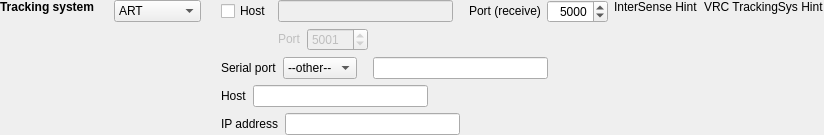
       <widget class="QWidget" name="trackSysWidget" native="true">
        <layout class="QHBoxLayout" name="trackSysWidgetHLayout">
         <property name="spacing">
          <number>20</number>
         </property>
         <property name="leftMargin">
          <number>0</number>
         </property>
         <property name="topMargin">
          <number>0</number>
         </property>
         <property name="rightMargin">
          <number>0</number>
         </property>
         <property name="bottomMargin">
          <number>0</number>
         </property>
         <item alignment="Qt::AlignLeft|Qt::AlignTop">
          <widget class="QLabel" name="trackSysLabel">
           <property name="font">
            <font>
             <weight>75</weight>
             <bold>true</bold>
            </font>
           </property>
           <property name="text">
            <string>Tracking system</string>
           </property>
           <property name="alignment">
            <set>Qt::AlignLeading|Qt::AlignLeft|Qt::AlignTop</set>
           </property>
          </widget>
         </item>
         <item alignment="Qt::AlignLeft|Qt::AlignTop">
          <widget class="QComboBox" name="trackSysComboBox">
           <property name="sizeAdjustPolicy">
            <enum>QComboBox::AdjustToContents</enum>
           </property>
           <item>
            <property name="text">
             <string>ART</string>
            </property>
           </item>
           <item>
            <property name="text">
             <string>Vicon</string>
            </property>
           </item>
           <item>
            <property name="text">
             <string>FOB</string>
            </property>
           </item>
           <item>
            <property name="text">
             <string>Motionstar</string>
            </property>
           </item>
          </widget>
         </item>
         <item alignment="Qt::AlignLeft|Qt::AlignTop">
          <widget class="QWidget" name="trackSysAddsVRCWidget" native="true">
           <layout class="QHBoxLayout" name="trackSysAddsVRCWidgetHLayout">
            <property name="leftMargin">
             <number>0</number>
            </property>
            <property name="topMargin">
             <number>0</number>
            </property>
            <property name="rightMargin">
             <number>0</number>
            </property>
            <property name="bottomMargin">
             <number>0</number>
            </property>
            <item alignment="Qt::AlignLeft|Qt::AlignTop">
             <widget class="QWidget" name="trackSysAddsWidget" native="true">
              <layout class="QVBoxLayout" name="trackSysAddsWidgetVLayout">
               <property name="leftMargin">
                <number>0</number>
               </property>
               <property name="topMargin">
                <number>0</number>
               </property>
               <property name="rightMargin">
                <number>0</number>
               </property>
               <property name="bottomMargin">
                <number>0</number>
               </property>
               <item alignment="Qt::AlignLeft|Qt::AlignTop">
                <widget class="QWidget" name="artHostPortWidget" native="true">
                 <layout class="QHBoxLayout" name="artHostPortWidgetHLayout">
                  <property name="leftMargin">
                   <number>0</number>
                  </property>
                  <property name="topMargin">
                   <number>0</number>
                  </property>
                  <property name="rightMargin">
                   <number>0</number>
                  </property>
                  <property name="bottomMargin">
                   <number>0</number>
                  </property>
                  <item alignment="Qt::AlignLeft|Qt::AlignTop">
                   <widget class="QWidget" name="artHostIPWidget" native="true">
                    <layout class="QGridLayout" name="artHostIPWidgetGLayout">
                     <property name="leftMargin">
                      <number>0</number>
                     </property>
                     <property name="topMargin">
                      <number>0</number>
                     </property>
                     <property name="rightMargin">
                      <number>0</number>
                     </property>
                     <property name="bottomMargin">
                      <number>0</number>
                     </property>
                     <item row="0" column="2">
                      <spacer name="artHostIPHSpacer">
                       <property name="orientation">
                        <enum>Qt::Horizontal</enum>
                       </property>
                       <property name="sizeType">
                        <enum>QSizePolicy::Fixed</enum>
                       </property>
                       <property name="sizeHint" stdset="0">
                        <size>
                         <width>10</width>
                         <height>20</height>
                        </size>
                       </property>
                      </spacer>
                     </item>
                     <item row="2" column="1" alignment="Qt::AlignLeft|Qt::AlignTop">
                      <widget class="QWidget" name="artHostIPPortWidget" native="true">
                       <layout class="QHBoxLayout" name="artHostIPPortWidgetHLayout">
                        <property name="leftMargin">
                         <number>0</number>
                        </property>
                        <property name="topMargin">
                         <number>0</number>
                        </property>
                        <property name="rightMargin">
                         <number>0</number>
                        </property>
                        <property name="bottomMargin">
                         <number>0</number>
                        </property>
                        <item alignment="Qt::AlignLeft|Qt::AlignVCenter">
                         <widget class="QLabel" name="artHostIPPortLabel">
                          <property name="enabled">
                           <bool>false</bool>
                          </property>
                          <property name="toolTip">
                           <string>Port on which the DTrack host is listening on the incoming start command. Normally Port 5001.</string>
                          </property>
                          <property name="text">
                           <string>Port</string>
                          </property>
                         </widget>
                        </item>
                        <item alignment="Qt::AlignLeft|Qt::AlignTop">
                         <widget class="QSpinBox" name="artHostIPPortSpinBox">
                          <property name="enabled">
                           <bool>false</bool>
                          </property>
                          <property name="toolTip">
                           <string>Port on which the DTrack host is listening on the incoming start command. Normally Port 5001.</string>
                          </property>
                          <property name="minimum">
                           <number>1024</number>
                          </property>
                          <property name="maximum">
                           <number>65536</number>
                          </property>
                          <property name="value">
                           <number>5001</number>
                          </property>
                         </widget>
                        </item>
                       </layout>
                      </widget>
                     </item>
                     <item row="0" column="0" alignment="Qt::AlignLeft|Qt::AlignVCenter">
                      <widget class="QCheckBox" name="artHostIPCheckBox">
                       <property name="toolTip">
                        <string>Host on which DTrack is running. Add the host if you have configured the remote start ability in DTrack. Then tracking starts automatically when you start COVER.</string>
                       </property>
                       <property name="text">
                        <string>Host</string>
                       </property>
                      </widget>
                     </item>
                     <item row="0" column="1" alignment="Qt::AlignLeft|Qt::AlignTop">
                      <widget class="QLineEdit" name="artHostIPLineEdit">
                       <property name="enabled">
                        <bool>false</bool>
                       </property>
                       <property name="sizePolicy">
                        <sizepolicy hsizetype="Fixed" vsizetype="Fixed">
                         <horstretch>0</horstretch>
                         <verstretch>0</verstretch>
                        </sizepolicy>
                       </property>
                       <property name="minimumSize">
                        <size>
                         <width>175</width>
                         <height>0</height>
                        </size>
                       </property>
                       <property name="toolTip">
                        <string>Host on which DTrack is running. Add the host if you have configured the remote start ability in DTrack. Then tracking starts automatically when you start COVER.</string>
                       </property>
                      </widget>
                     </item>
                    </layout>
                   </widget>
                  </item>
                  <item alignment="Qt::AlignLeft|Qt::AlignTop">
                   <widget class="QWidget" name="artRecPortWidget" native="true">
                    <layout class="QHBoxLayout" name="artRecPortWigdetHLayout">
                     <property name="leftMargin">
                      <number>0</number>
                     </property>
                     <property name="topMargin">
                      <number>0</number>
                     </property>
                     <property name="rightMargin">
                      <number>0</number>
                     </property>
                     <property name="bottomMargin">
                      <number>0</number>
                     </property>
                     <item alignment="Qt::AlignLeft|Qt::AlignVCenter">
                      <widget class="QLabel" name="artRecPortLabel">
                       <property name="toolTip">
                        <string>Port on which the COVISE GUI host is receiving the tracking data from the DTrack host. Normally port 5000.</string>
                       </property>
                       <property name="text">
                        <string>Port (receive)</string>
                       </property>
                      </widget>
                     </item>
                     <item alignment="Qt::AlignLeft|Qt::AlignTop">
                      <widget class="QSpinBox" name="artRecPortSpinBox">
                       <property name="toolTip">
                        <string>Port on which the COVISE GUI host is receiving the tracking data from the DTrack host. Normally port 5000.</string>
                       </property>
                       <property name="alignment">
                        <set>Qt::AlignRight|Qt::AlignTrailing|Qt::AlignVCenter</set>
                       </property>
                       <property name="minimum">
                        <number>1024</number>
                       </property>
                       <property name="maximum">
                        <number>65536</number>
                       </property>
                       <property name="value">
                        <number>5000</number>
                       </property>
                      </widget>
                     </item>
                    </layout>
                   </widget>
                  </item>
                 </layout>
                </widget>
               </item>
               <item alignment="Qt::AlignLeft|Qt::AlignTop">
                <widget class="QWidget" name="polFobSPortWidget" native="true">
                 <layout class="QHBoxLayout" name="polFobSPortWidgetHLayout">
                  <property name="leftMargin">
                   <number>0</number>
                  </property>
                  <property name="topMargin">
                   <number>0</number>
                  </property>
                  <property name="rightMargin">
                   <number>0</number>
                  </property>
                  <property name="bottomMargin">
                   <number>0</number>
                  </property>
                  <item alignment="Qt::AlignLeft|Qt::AlignVCenter">
                   <widget class="QLabel" name="polFobSPortLabel">
                    <property name="toolTip">
                     <string>On which serial port the tracking system is connected to the COVISE GUI host.</string>
                    </property>
                    <property name="text">
                     <string>Serial port</string>
                    </property>
                   </widget>
                  </item>
                  <item alignment="Qt::AlignLeft|Qt::AlignTop">
                   <widget class="QComboBox" name="polFobSPortComboBox">
                    <property name="toolTip">
                     <string>On which serial port the tracking system is connected to the COVISE GUI host.</string>
                    </property>
                    <property name="sizeAdjustPolicy">
                     <enum>QComboBox::AdjustToContents</enum>
                    </property>
                    <item>
                     <property name="text">
                      <string>--other--</string>
                     </property>
                    </item>
                    <item>
                     <property name="text">
                      <string>ttyS0</string>
                     </property>
                    </item>
                    <item>
                     <property name="text">
                      <string>ttyUSB0</string>
                     </property>
                    </item>
                    <item>
                     <property name="text">
                      <string>COM1</string>
                     </property>
                    </item>
                   </widget>
                  </item>
                  <item>
                   <spacer name="polFobSPortHSpacer">
                    <property name="orientation">
                     <enum>Qt::Horizontal</enum>
                    </property>
                    <property name="sizeType">
                     <enum>QSizePolicy::Fixed</enum>
                    </property>
                    <property name="sizeHint" stdset="0">
                     <size>
                      <width>10</width>
                      <height>20</height>
                     </size>
                    </property>
                   </spacer>
                  </item>
                  <item alignment="Qt::AlignLeft|Qt::AlignTop">
                   <widget class="QLineEdit" name="polFobSPortLineEdit">
                    <property name="sizePolicy">
                     <sizepolicy hsizetype="Fixed" vsizetype="Fixed">
                      <horstretch>0</horstretch>
                      <verstretch>0</verstretch>
                     </sizepolicy>
                    </property>
                    <property name="minimumSize">
                     <size>
                      <width>175</width>
                      <height>0</height>
                     </size>
                    </property>
                    <property name="toolTip">
                     <string>On which serial port the tracking system is connected to the COVISE GUI host.</string>
                    </property>
                   </widget>
                  </item>
                 </layout>
                </widget>
               </item>
               <item alignment="Qt::AlignLeft|Qt::AlignTop">
                <widget class="QWidget" name="viconHostIPWidget" native="true">
                 <layout class="QHBoxLayout" name="viconHostIPWidgetHLayout">
                  <property name="leftMargin">
                   <number>0</number>
                  </property>
                  <property name="topMargin">
                   <number>0</number>
                  </property>
                  <property name="rightMargin">
                   <number>0</number>
                  </property>
                  <property name="bottomMargin">
                   <number>0</number>
                  </property>
                  <item alignment="Qt::AlignLeft|Qt::AlignVCenter">
                   <widget class="QLabel" name="viconHostIPLabel">
                    <property name="toolTip">
                     <string>Hostname or IP address of the Vicon PC.</string>
                    </property>
                    <property name="text">
                     <string>Host</string>
                    </property>
                   </widget>
                  </item>
                  <item alignment="Qt::AlignLeft|Qt::AlignTop">
                   <widget class="QLineEdit" name="viconHostIPLineEdit">
                    <property name="sizePolicy">
                     <sizepolicy hsizetype="Fixed" vsizetype="Fixed">
                      <horstretch>0</horstretch>
                      <verstretch>0</verstretch>
                     </sizepolicy>
                    </property>
                    <property name="minimumSize">
                     <size>
                      <width>175</width>
                      <height>0</height>
                     </size>
                    </property>
                    <property name="toolTip">
                     <string>Hostname or IP address of the Vicon PC.</string>
                    </property>
                   </widget>
                  </item>
                 </layout>
                </widget>
               </item>
               <item alignment="Qt::AlignLeft|Qt::AlignTop">
                <widget class="QWidget" name="moStarIPWidget" native="true">
                 <layout class="QHBoxLayout" name="moStarIPWidgetHLayout">
                  <property name="leftMargin">
                   <number>0</number>
                  </property>
                  <property name="topMargin">
                   <number>0</number>
                  </property>
                  <property name="rightMargin">
                   <number>0</number>
                  </property>
                  <property name="bottomMargin">
                   <number>0</number>
                  </property>
                  <item alignment="Qt::AlignLeft|Qt::AlignVCenter">
                   <widget class="QLabel" name="moStarIPLabel">
                    <property name="toolTip">
                     <string>The IP address of the Motionstar PC.</string>
                    </property>
                    <property name="text">
                     <string>IP address</string>
                    </property>
                   </widget>
                  </item>
                  <item alignment="Qt::AlignLeft|Qt::AlignTop">
                   <widget class="QLineEdit" name="moStarIPLineEdit">
                    <property name="sizePolicy">
                     <sizepolicy hsizetype="Fixed" vsizetype="Fixed">
                      <horstretch>0</horstretch>
                      <verstretch>0</verstretch>
                     </sizepolicy>
                    </property>
                    <property name="minimumSize">
                     <size>
                      <width>175</width>
                      <height>0</height>
                     </size>
                    </property>
                    <property name="toolTip">
                     <string>The IP address of the Motionstar PC.</string>
                    </property>
                   </widget>
                  </item>
                 </layout>
                </widget>
               </item>
              </layout>
             </widget>
            </item>
            <item alignment="Qt::AlignLeft|Qt::AlignTop">
             <widget class="QWidget" name="interSenseHintWidget" native="true">
              <layout class="QHBoxLayout" name="interSenseHintWidgetHLayout">
               <property name="leftMargin">
                <number>0</number>
               </property>
               <property name="topMargin">
                <number>0</number>
               </property>
               <property name="rightMargin">
                <number>0</number>
               </property>
               <property name="bottomMargin">
                <number>0</number>
               </property>
               <item alignment="Qt::AlignLeft|Qt::AlignTop">
                <widget class="QLabel" name="interSenseHintLabel">
                 <property name="text">
                  <string>InterSense Hint</string>
                 </property>
                 <property name="alignment">
                  <set>Qt::AlignLeading|Qt::AlignLeft|Qt::AlignTop</set>
                 </property>
                </widget>
               </item>
              </layout>
             </widget>
            </item>
            <item alignment="Qt::AlignLeft|Qt::AlignTop">
             <widget class="QWidget" name="vrcTrackSysHintWidget" native="true">
              <layout class="QHBoxLayout" name="vrcTrackSysHintWidgetHLayout">
               <property name="leftMargin">
                <number>0</number>
               </property>
               <property name="topMargin">
                <number>0</number>
               </property>
               <property name="rightMargin">
                <number>0</number>
               </property>
               <property name="bottomMargin">
                <number>0</number>
               </property>
               <item alignment="Qt::AlignLeft|Qt::AlignTop">
                <widget class="QLabel" name="vrcTrackSysHintLabel">
                 <property name="text">
                  <string>VRC TrackingSys Hint</string>
                 </property>
                 <property name="alignment">
                  <set>Qt::AlignLeading|Qt::AlignLeft|Qt::AlignTop</set>
                 </property>
                </widget>
               </item>
              </layout>
             </widget>
            </item>
           </layout>
          </widget>
         </item>
        </layout>
        <zorder>trackSysAddsVRCWidget</zorder>
        <zorder>trackSysComboBox</zorder>
        <zorder>trackSysLabel</zorder>
       </widget>
